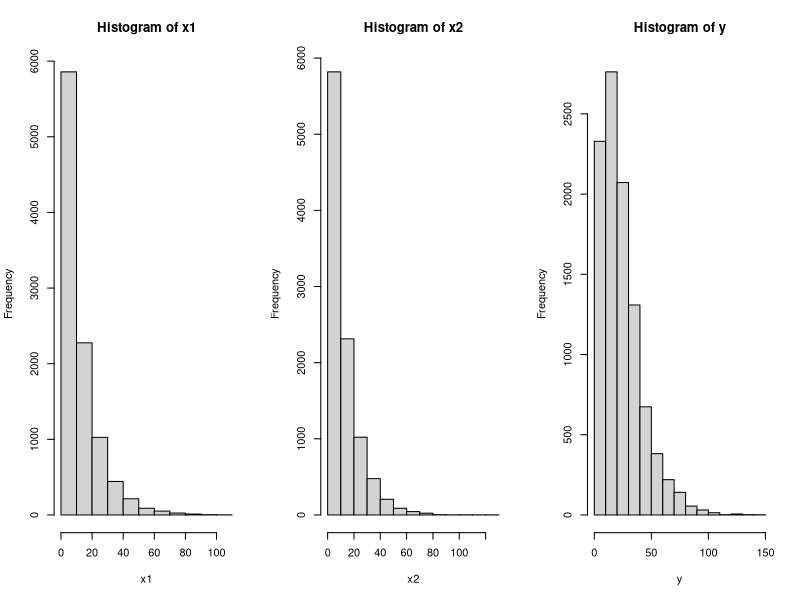
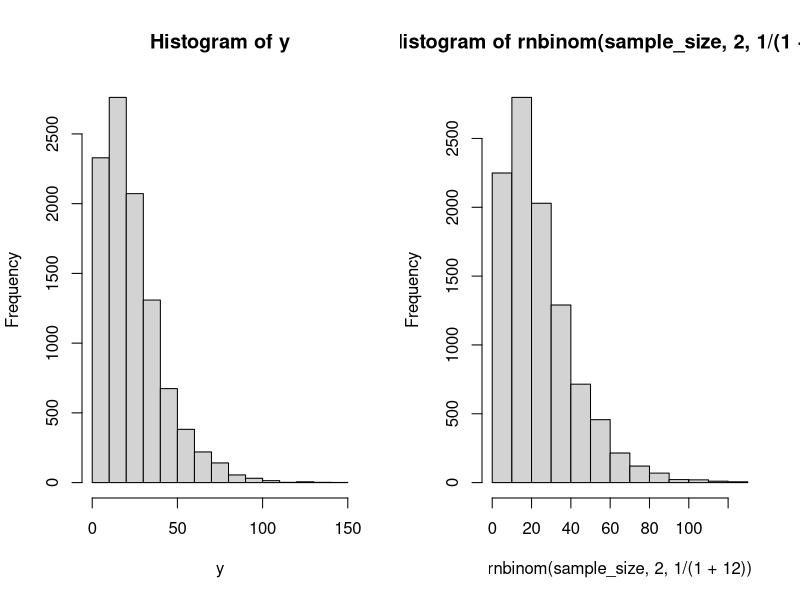
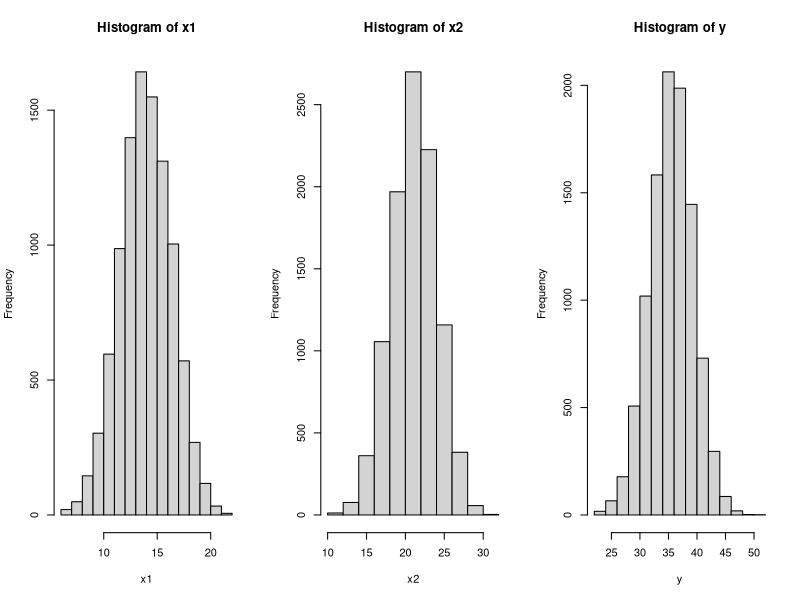
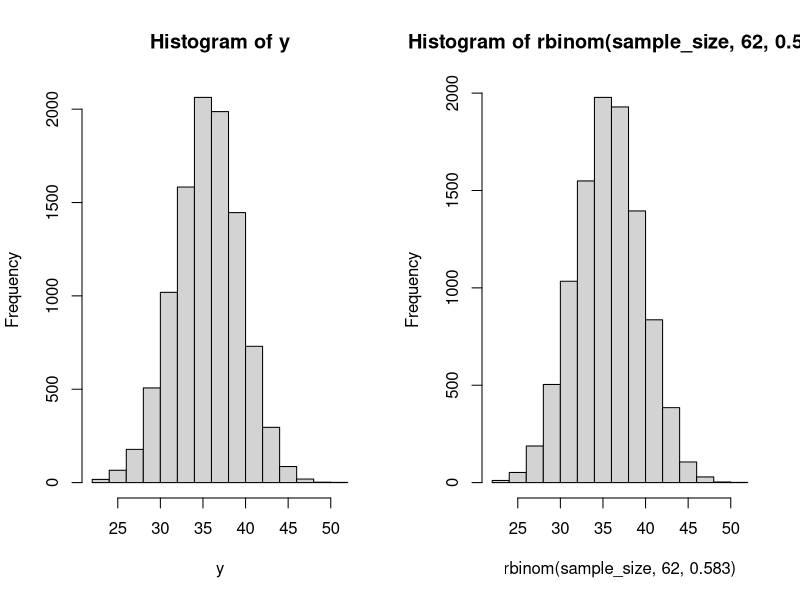
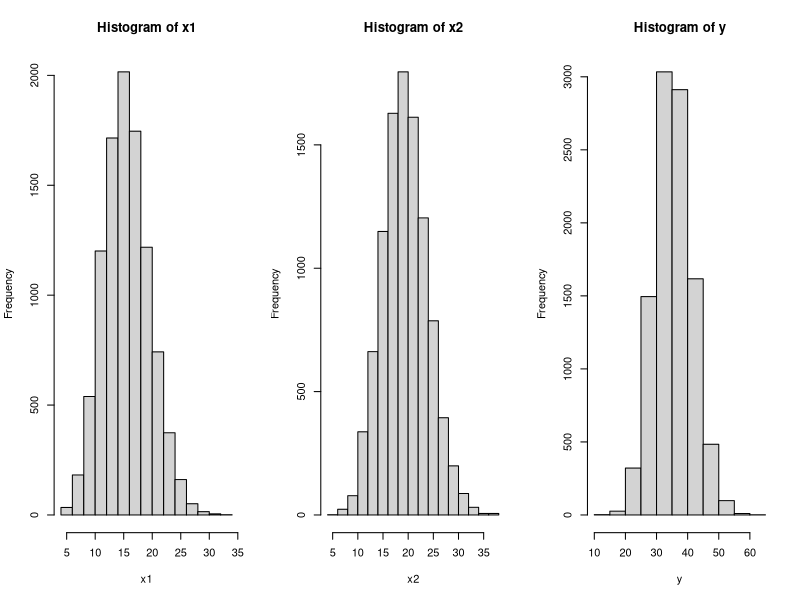
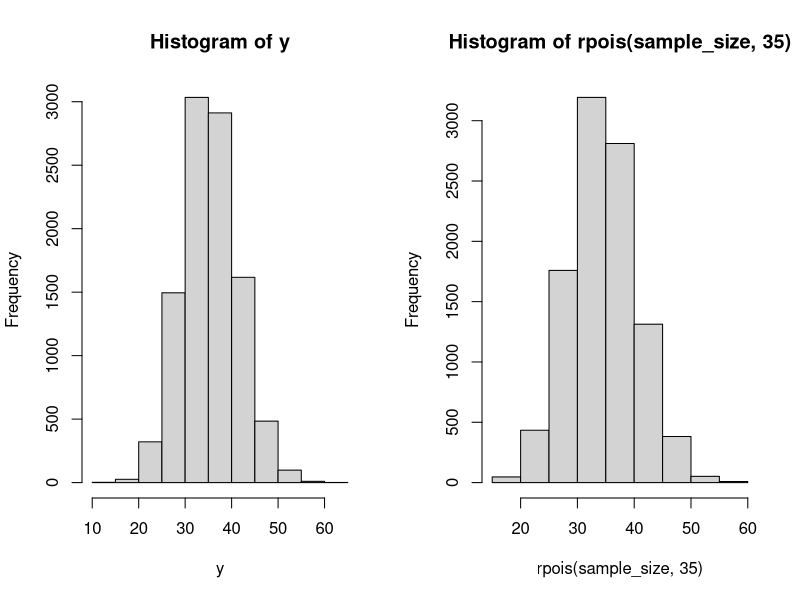

Recreate these plots in R, in order.
## ---- chunk 1
sample_size <- 10000
beta1 <- 12
beta2 <- 12

set.seed(461)
x1 <- rgeom(sample_size, 1/(1+beta1)) # Geometric distribution with beta = 12
x2 <- rgeom(sample_size, 1/(1+beta2))
y <- x1 + x2
(table <- table(y))

par(mfrow = c(1,3))
hist(x1)
hist(x2)
hist(y)

p <- numeric(60)
for (i in 1:60) {
  p[i] <- (i+1)*table[i+1]/table[i]
}
p
x <- 2:61
lm(p[1:60]~x) # pick samples that are large enough

# We get a = .93, b = 1, since a > 0, we determine y follows a Negative Binomial distribution.
# Through NB distribution's formulas, we get r = 2, beta = 12.

par(mfrow = c(1, 2))
hist(y, breaks = 15)
hist(rnbinom(sample_size, 2, 1/(1+12)), breaks = 15)
## ---- chunk 2
sample_size <- 10000
trial1 <- 24
trial2 <- 36
success1 <- 0.6
success2 <- 0.6
set.seed(461)

x1 <- rbinom(sample_size, trial1, success1) # Binomial distribution with m = 24, q = 0.6
x2 <- rbinom(sample_size, trial2, success2) # Binomial distribution with m = 36, q = 0.6
y <- x1 + x2
(table <- table(y))

par(mfrow = c(1,3))
hist(x1)
hist(x2)
hist(y)

p <- numeric(24)
for (i in 1:24) {
  p[i] <- (i+22)*table[i+1]/table[i]
}
p
x <- 26:46
lm(p[4:24]~x) # pick samples that are large enough

# We get a = -1.4, b = 88.3, since a < 0, we determine y follows a Binomial distribution.
# Through Binomial distribution's formulas, we get m = 62, q = 0.583.

par(mfrow = c(1, 2))
hist(y, breaks = 15)
hist(rbinom(sample_size, 62, 0.583), breaks = 15)
## ---- chunk 3
sample_size <- 10000
lambda1 <- 16
lambda2 <- 20
set.seed(461)

x1 <- rpois(sample_size, lambda1) # Poisson distribution with lambda = 16
x2 <- rpois(sample_size, lambda2) # Poisson distribution with lambda = 20
y <- x1 + x2
(table <- table(y))

par(mfrow = c(1,3))
hist(x1)
hist(x2)
hist(y)

p <- numeric(40)
for (i in 1:40) {
  p[i] <- (i+17)*table[i+2]/table[i+1]
}
p
x <- 21:52
lm(p[4:35]~x) # pick samples that are large enough

# We get a = 0.05, b = 34.6, since a is very close to 0, we determine y follows a Poisson distribution.
# Through Poisson distribution's formulas, we get lambda = 35

par(mfrow = c(1, 2))
hist(y, breaks = 15)
hist(rpois(sample_size, 35), breaks = 10)
## ---- chunk 4
sample_size <- 10000
lambda <- 25
theta <- 100
set.seed(441)

n1 <- rpois(sample_size, lambda) # create the distribution for number of claims first
s1 <- numeric(sample_size) # create a vector for the sum
for (i in 1:sample_size) {
  x_i <- rexp(n1[i], 1/theta) # create x_i for the ith number of claims
  s1[i] <- sum(x_i)
}

mean_s1 <- mean(s1)
var_s1 <- var(s1)
cat("mean of aggregate loss by S1:", mean_s1, "\n")
cat("variance of aggregate loss by S1:", var_s1, "\n")
## ---- chunk 5
sample_size <- 10000
lambda <- 25
theta <- 100
set.seed(441)

s2 <- numeric(sample_size) # create a vector for the sum
for(k in 1:sample_size){
  n2 <- rpois(1, lambda) # create the distribution for number of claims inside the loop
  x2 <- rexp(n2, 1/theta) # create  n2 x2
  s2[k] <- sum(x2)
}

mean_s2 <- mean(s2)
var_s2 <- var(s2)
cat("mean of aggregate loss by S2:", mean_s2, "\n")
cat("variance of aggregate loss by S2:", var_s2)
## ---- chunk 6
sample_size <- 10000
lambda <- 100
mu <- 1
sigma <- 2
set.seed(441)

n1 <- rpois(sample_size, lambda) # create the distribution for number of claims first
s1 <- numeric(sample_size) # create a vector for the sum
for (i in 1:sample_size) {
  x_i <- rlnorm(n1[i], meanlog = mu, sdlog = sigma) # create x_i for the ith number of claims
  s1[i] <- sum(x_i)
}


mean_s1 <- mean(s1)
var_s1 <- var(s1)
cat("mean of aggregate loss by S1:", mean_s1, "\n")
cat("variance of aggregate loss by S1:", var_s1, "\n")

## ---- chunk 7
sample_size <- 10000
lambda <- 100
mu <- 1
sigma <- 2
set.seed(441)

s2 <- numeric(sample_size) # create a vector for the sum
for (k in 1:sample_size) {
  n2 <- rpois(1, lambda) # create the distribution for number of claims inside the loop
  x2 <- rlnorm(n2, mu, sigma) # create  n2 x2
  s2[k] <- sum(x2)
}

mean_s2 <- mean(s2)
var_s2 <- var(s2)
cat("mean of aggregate loss by S2:", mean_s2, "\n")
cat("variance of aggregate loss by S2:", var_s2)
## ---- chunk 8
sample_size <- 10000
trial <- 36
success <- 0.6
alpha <- 100
beta <- 2
set.seed(441)

n1 <- rbinom(sample_size, trial, success) # create the distribution for number of claims first
s1 <- numeric(sample_size) # create a vector for the sum
for (i in 1:sample_size) {
  x_i <- rgamma(n1[i], shape = alpha, rate = 1/beta) # create x_i for the ith number of claims
  s1[i] <- sum(x_i)
}

mean_s1 <- mean(s1)
var_s1 <- var(s1)
cat("mean of aggregate loss by S1:", mean_s1, "\n")
cat("variance of aggregate loss by S1:", var_s1, "\n")
## ---- chunk 9
sample_size <- 10000
trial <- 36
success <- 0.6
alpha <- 100
beta <- 2
set.seed(441)

s2 <- numeric(sample_size) # create a vector for the sum
for (k in 1:sample_size) {
  n2 <- rbinom(1, trial, success) # create the distribution for number of claims inside the loop
  x2 <- rgamma(n2, shape = alpha, rate = 1/beta) # create  n2 x2
  s2[k] <- sum(x2)
}

mean_s2 <- mean(s2)
var_s2 <- var(s2)
cat("mean of aggregate loss by S2:", mean_s2, "\n")
cat("variance of aggregate loss by S2:", var_s2)
